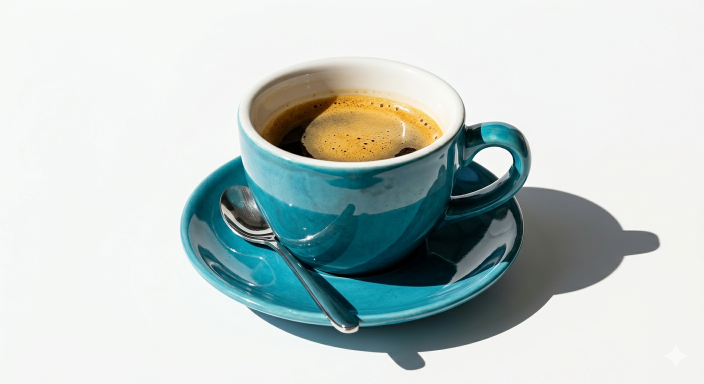
#> input picture img/americano.jpg, 1408 x 768 px, given in place of айс матча лате.png, which was not available (shown at 1/2 size)
$ python fix_matcha_shadow.py
#> lines starting #> are read from the running program, lines starting #| are printed output that depends on the picture; pictures that were not available may be replaced by others from this repository, and a replacement may not be noted
from PIL import Image, ImageDraw

def fix_shadow(input_path, output_path):
#> called with output_path = 'img/ice_matcha.jpg'
    img = Image.open(input_path).convert("RGBA")
#> img is the input picture: PIL image 1408x768 RGBA; mean R, G, B, A 191.5, 202.6, 200.7, 255
    width, height = img.size
#> width = 1408; height = 768

    r, g, b, a = img.split()
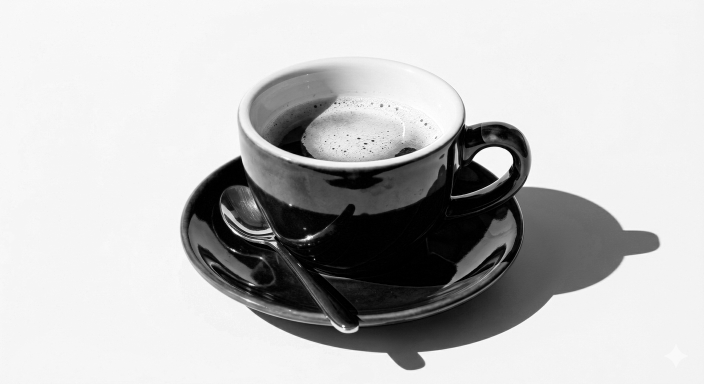
#> r: PIL image 1408x768 L (shown at 1/2 size); min 0, max 255, mean 191.5
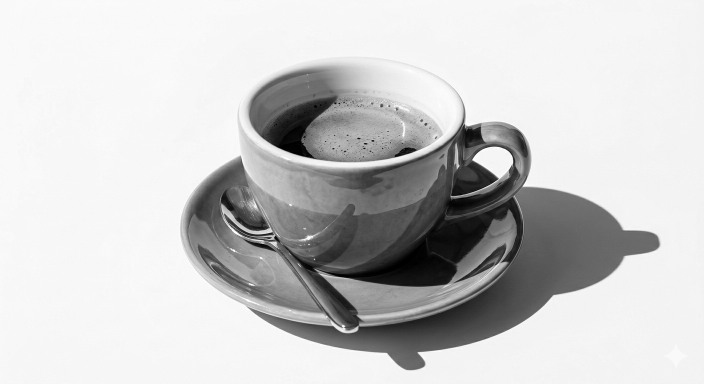
#> g: PIL image 1408x768 L (shown at 1/2 size); min 0, max 255, mean 202.6
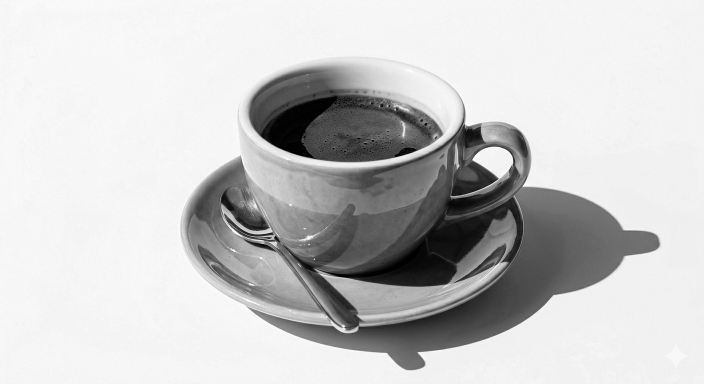
#> b: PIL image 1408x768 L (shown at 1/2 size); min 0, max 255, mean 200.7
#> a: PIL image 1408x768 L; every value is 255
    mask = Image.new("L", (width, height), 255)
    draw = ImageDraw.Draw(mask)

    # Claude cropped center 800x800. Right edge of crop is at x=990
    crop_right = (width - 800) // 2 + 800  # 190 + 800 = 990
#> crop_right = 1104

    # Let's fade out completely before x=980
    fade_end = 980
    fade_start = 650

    for x in range(fade_start, width):
        if x >= fade_end:
            alpha_val = 0
        else:
            ratio = (x - fade_start) / (fade_end - fade_start)
            # smooth step or ease out
            alpha_val = int(255 * (1 - ratio**1.5))
        draw.line([(x, 0), (x, height)], fill=alpha_val)

    a_new = Image.eval(a, lambda px: px)
    mask_pixels = mask.load()
    a_pixels = a_new.load()

    for y in range(height):
        for x in range(width):
            if x >= fade_start:
                a_pixels[x, y] = int((a_pixels[x, y] * mask_pixels[x, y]) / 255)

    img = Image.merge("RGBA", (r, g, b, a_new))
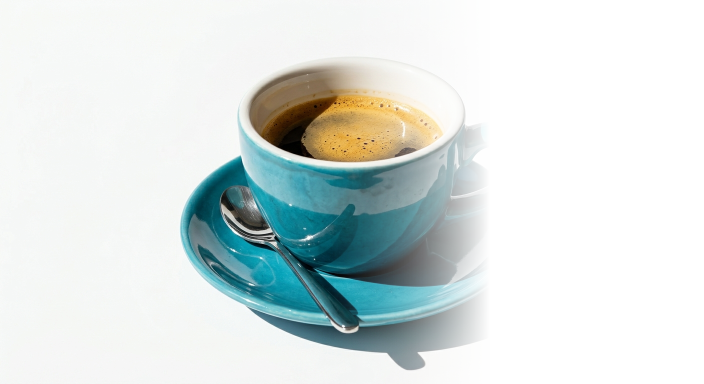
#> img: PIL image 1408x768 RGBA (shown at 1/2 size); mean R, G, B, A 191.5, 202.6, 200.7, 153.5; transparent parts drawn white

    left = (width - 800) // 2
#> left = 304
    top = (height - 800) // 2
#> top = -16
    right = left + 800
#> right = 1104
    bottom = top + 800
#> bottom = 784

    img_cropped = img.crop((left, top, right, bottom))
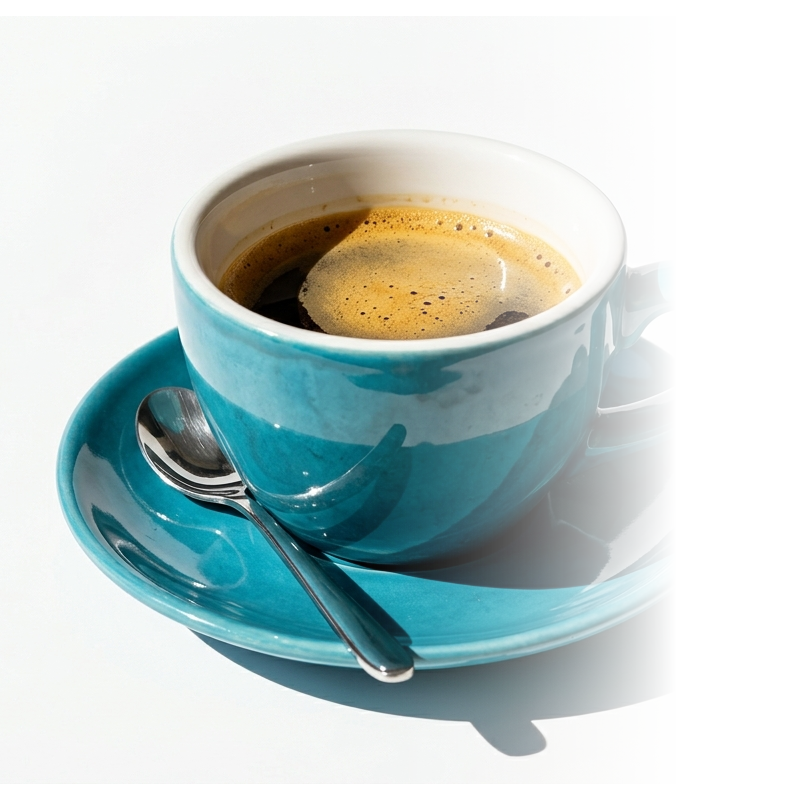
#> img_cropped: PIL image 800x800 RGBA; mean R, G, B, A 150.9, 168.8, 166.7, 166.4; transparent parts drawn white

    bg = Image.new("RGB", (800, 800), (255, 255, 255))
#> bg: PIL image 800x800 RGB; every value is 255
    bg.paste(img_cropped, (0, 0), img_cropped)

    bg.save(output_path, quality=95)
    print(f"Fixed {output_path}")

fix_shadow("menu images/seasonal drinks/айс матча лате.png", "img/ice_matcha.jpg")

$ run again, on img/benedict.jpg
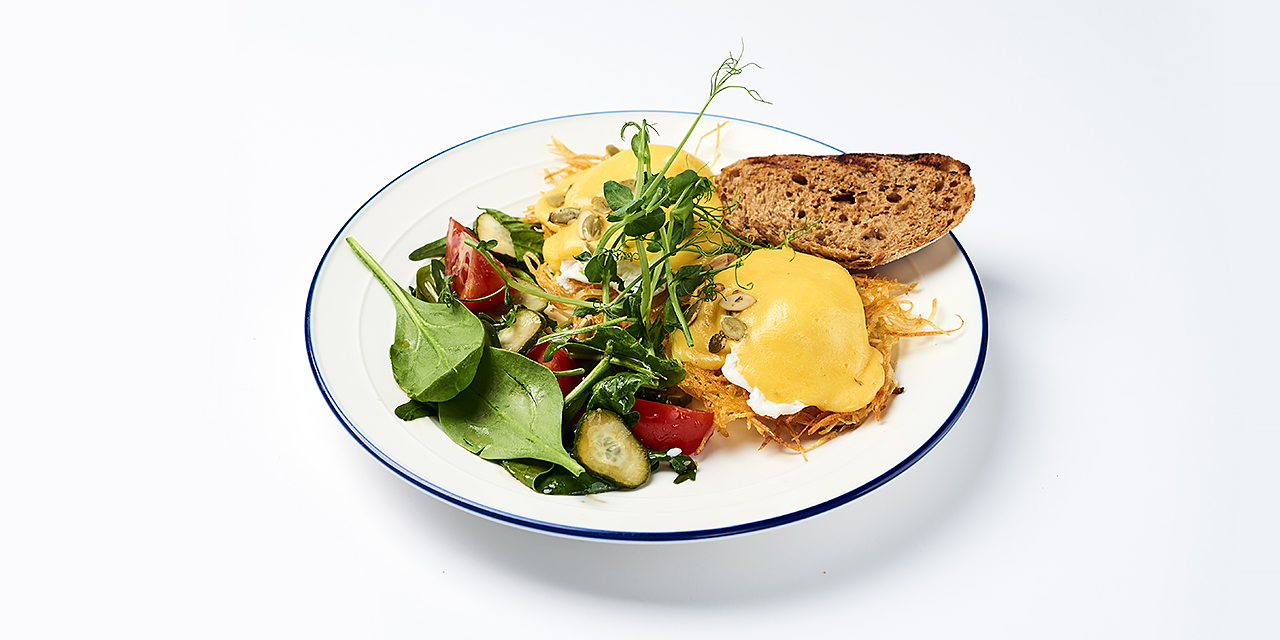
#> input picture img/benedict.jpg, 1280 x 640 px, given in place of айс матча лате.png, which was not available
#> in fix_shadow, `r, g, b, a = img.split()`:
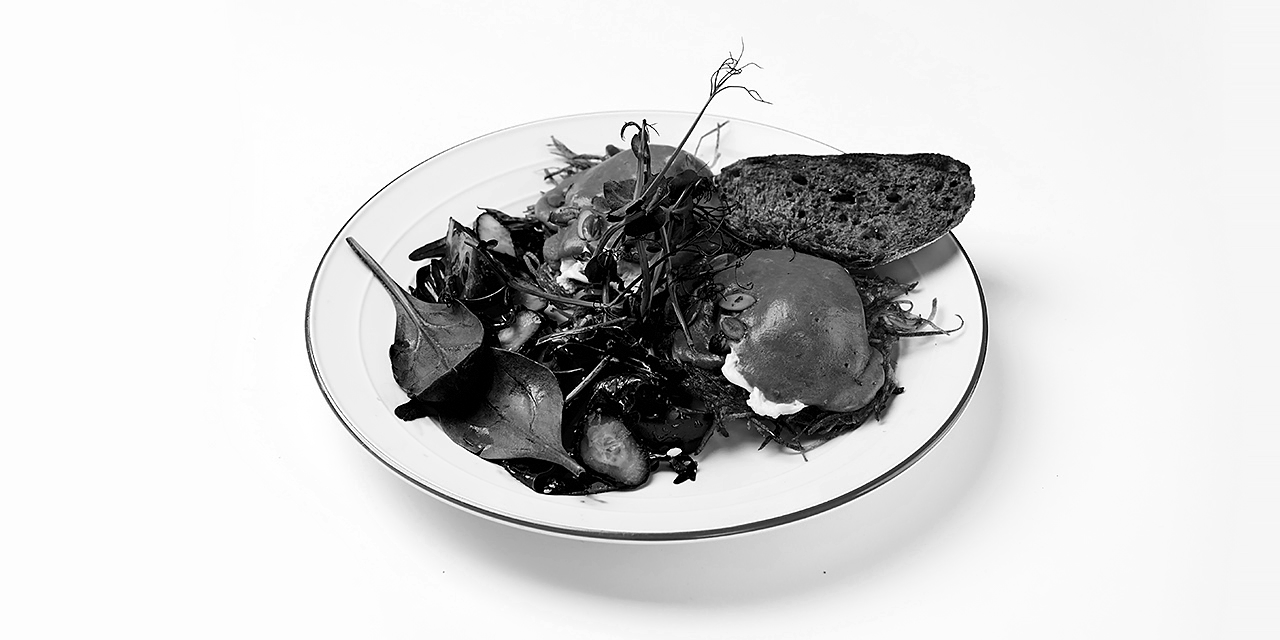
#> b: PIL image 1280x640 L; min 0, max 255, mean 209.8
#> a: PIL image 1280x640 L; every value is 255
#> in fix_shadow, `img_cropped = img.crop((left, top, right, bottom))`:
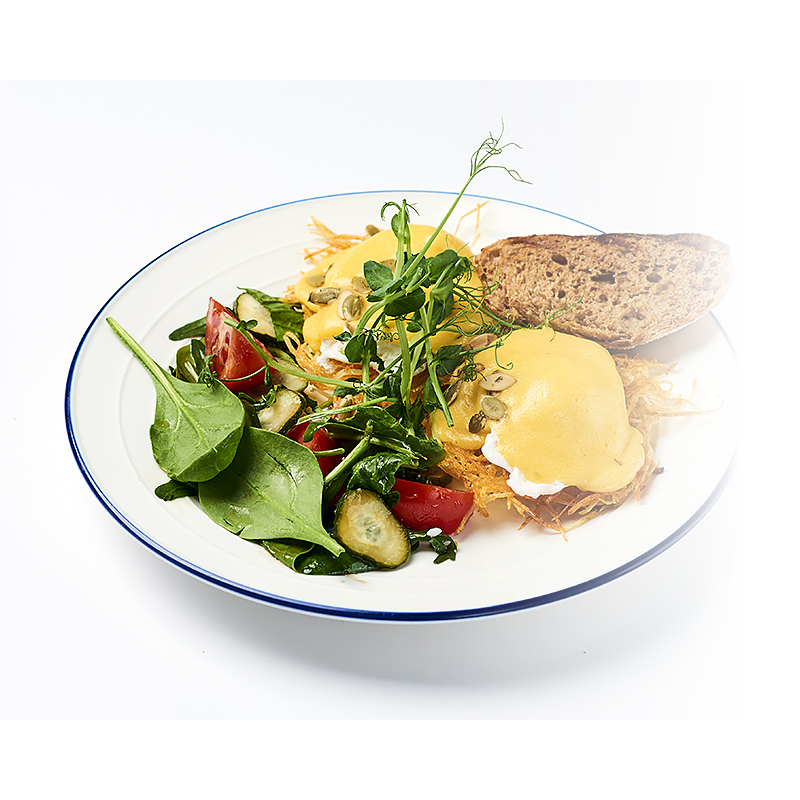
#> img_cropped: PIL image 800x800 RGBA; mean R, G, B, A 169.3, 164.6, 148.6, 155; transparent parts drawn white
